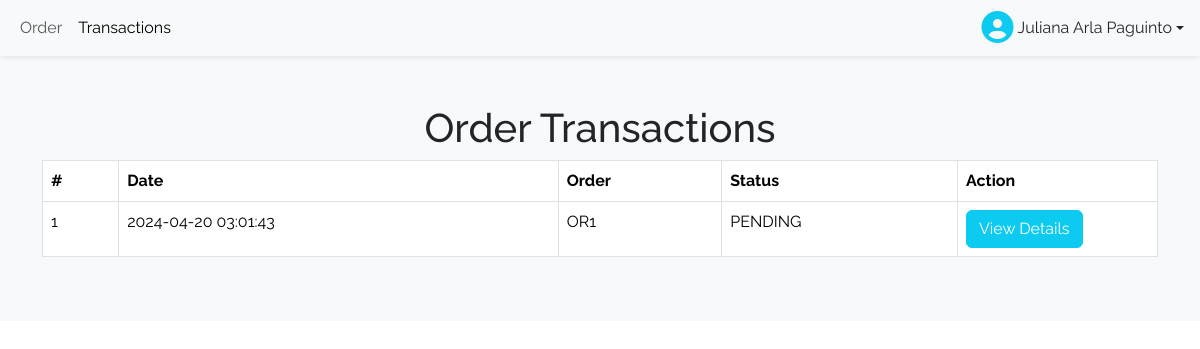
Page /customer/transaction.php (signed in) on the committed database.
### tables this page shows
CREATE TABLE `orders` (
  `order_id` int(11) NOT NULL,
  `customer_id` int(11) NOT NULL,
  `order_date` datetime DEFAULT NULL,
  `delivery_address` varchar(100) NOT NULL,
  `total_amount` decimal(10,0) NOT NULL
);

### customer/transaction.php (the view, shortened to what this page needs)
<?php
include 'customer-template/header.php';
include 'customer-template/navbar.php';
?>
<div class="container-fluid py-5 bg-light">
    <h1 class="text-center">Order Transactions </h1>
    <div class="container col-lg-12 col-sm-12">
        <div class="table-responsive">
            <?php
            $current_user_id = $_SESSION['user_info']['id'];
            $table_query = "SELECT DISTINCT
            orders.order_id AS order_id,
            orders.order_date AS order_date,
            MAX(tbl_trackingstatus.Status) AS status
        FROM
            orders
        LEFT JOIN
            tbl_trackinginformation ON orders.order_id = tbl_trackinginformation.OrderID
        LEFT JOIN
            tbl_trackingstatus ON tbl_trackinginformation.TrackingStatusID = tbl_trackingstatus.TrackingStatusID
        WHERE
            orders.customer_id = $current_user_id
        GROUP BY
            orders.order_id
        ORDER BY
            order_date DESC
        ";
            $result = $conn->query($table_query);
            $rowNum = 1;
            if ($result->num_rows > 0) {
            ?>
                <table class="table table-bordered">
                    <thead>
                        <tr>
                            <th>#</th>
                            <th>Date</th>
                            <th>Order</th>
                            <th>Status</th>
                            <th style="width: 200px;">Action</th>
                        </tr>
                    </thead>
                    <tbody>
                        <?php
                        while ($row = $result->fetch_assoc()) {
                        ?>
                            <tr>
                                <td><?= $rowNum ?></td>
                                <td><?= $row['order_date'] ?></td>
                                <td><?= 'OR' . $row['order_id'] ?></td>
                                <td><?= $row['status'] ?></td>
                                <td><a href="transaction-details.php?id=<?= $row['order_id'] ?>" type="button" class="btn btn-info">View Details</a></td>
                            </tr>
                        <?php $rowNum++;
                        }  ?>
                    </tbody>
                </table>
            <?php } else { ?>
                <div class="container">
                    <p class="text-center">No transactions yet. To place order, tap the Order tab.</p>
                </div>
            <?php  } ?>
        </div>
    </div>
</div>
<?php include 'customer-template/footer.php'; ?>

### assets/css/style.css (style rules this page uses)
body { font-family: "Raleway", sans-serif; }
.btn-info { color: white!important; }

### rows in the picture
orders: order_date "2024-04-20 03:01:43", order_id "1", status "PENDING"

### other values in the picture
$_SESSION['user_info']['name'] "Juliana Arla Paguinto"
